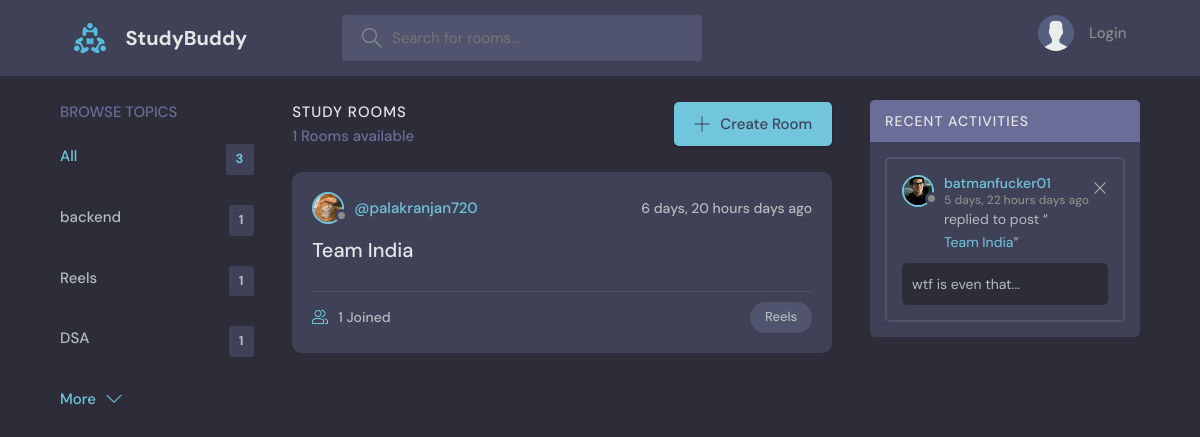
/?q=Reels, run on an earlier commit of the app's database.
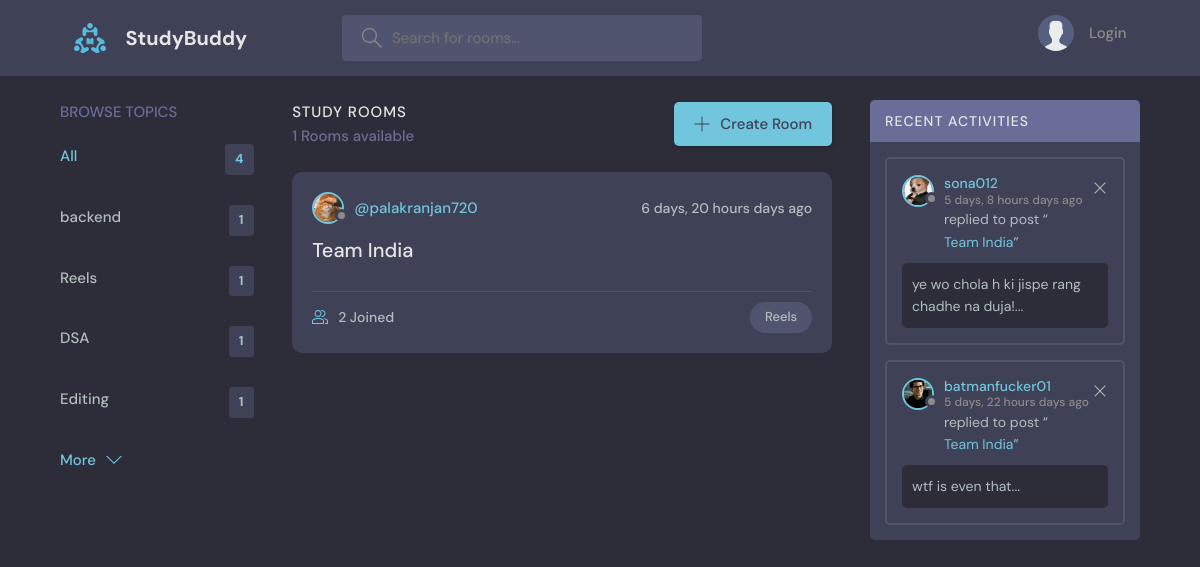
And on a later commit of the database.
### base/models.py (models this page shows, shortened)
class topic(models.Model):
    name=models.CharField(max_length=150)
    def __str__(self):
        return self.name

class Room(models.Model):
    host=models.ForeignKey(User,on_delete=models.SET_NULL,null=True)
    topic=models.ForeignKey(topic,on_delete=models.SET_NULL,null=True)
    name=models.CharField(max_length=150)
    description=models.TextField(null=True,blank=True)
    members=models.ManyToManyField(User,related_name='member',blank=True)
    updated=models.DateTimeField(auto_now=True)
    created=models.DateTimeField(auto_now_add=True)
    class Meta:
        ordering=['-updated','-created']

class User(AbstractUser):
    name=models.CharField(max_length=200,null=True)
    bio=models.TextField(null=True)
    email=models.CharField(unique=True)
    avatar=models.ImageField(null=True,default='avatar.svg')
    USERNAME_FIELD='email'
    REQUIRED_FIELDS=[]

class message(models.Model):
    user=models.ForeignKey(User,on_delete=models.CASCADE)
    room=models.ForeignKey(Room,on_delete=models.SET_NULL,null=True)
    body=models.TextField()
    edit=models.BooleanField(default=False)
    updated=models.DateTimeField(auto_now=True)
    created=models.DateTimeField(auto_now_add=True)
    class Meta:
        ordering=['-updated','-created']
    def __str__(self):
        return self.body[0:50]

### base/views.py (the view)
# urls.py: path('',views.home,name="home"),
def home(request):
    q=request.GET.get('q','')
    try:
        user=User.objects.get(username=q)
    except User.DoesNotExist:
            user=None
    if user:
        return redirect('userProfile',pk=user.id)
    rooms=Room.objects.filter(Q(topic__name__icontains=q)| Q(name__icontains=q))
    topics=topic.objects.all()[:4]
    room_count=rooms.count()
    topic_count=topics.count()
    mussage=message.objects.filter(room__in=rooms).order_by('-created')[:7]
    return render(request,'home.html',{'rooms':rooms,
                                       'topics':topics,
                                       'mussages':mussage,
                                       'room_count':room_count,
                                       'topic_count':topic_count})

### template/home.html (shortened to what this page needs)
{% extends 'main.html' %}
{% block content %}
   <main class="layout layout--3">
      <div class="container">
         {% include 'topics_component.html' %}
         <div class="roomList">
          <div class="roomList__header">
            <div>
              <h2>Study Rooms</h2>
              <p>{{room_count}} Rooms available</p>
            </div>
            <a class="btn btn--main" href="{% url 'createRoom' %}">
              <svg version="1.1" xmlns="http://www.w3.org/2000/svg" width="32" height="32" viewBox="0 0 32 32">
                <title>add</title>
                <path
                  d="M16.943 0.943h-1.885v14.115h-14.115v1.885h14.115v14.115h1.885v-14.115h14.115v-1.885h-14.115v-14.115z"
                ></path>
              </svg>
              Create Room
            </a>
          </div>
         {% include 'feed_component.html' %}
        </div>
         {% include 'activity_component.html' %}
      </div>
    </main>
{% endblock %}

### template/topics_component.html
<div class="topics">
          <div class="topics__header">
            <h2>Browse Topics</h2>
          </div>
          <ul class="topics__list">
            <li>
              <a href="{% url 'home' %}" class="active">All <span>{{topics.count}}</span></a>
            </li>
            {% for topic in topics %}
            <li>
              <a href="{% url 'home' %}?q={{topic.name}}">{{topic.name}} <span>{{topic.room_set.all.count}}</span></a>
            </li>
            {% endfor %}
          </ul>
          <a class="btn btn--link" href="{% url 'topicPage' %}">
            More
            <svg version="1.1" xmlns="http://www.w3.org/2000/svg" width="32" height="32" viewBox="0 0 32 32">
              <title>chevron-down</title>
              <path d="M16 21l-13-13h-3l16 16 16-16h-3l-13 13z"></path>
            </svg>
          </a>
        </div>

### template/feed_component.html (shortened to what this page needs)
        {% for room in rooms %}
          <div class="roomListRoom">
            <div class="roomListRoom__header">
              <a href="{% url 'userProfile' room.host.id %}" class="roomListRoom__author">
                <div class="avatar avatar--small">
                  <img src="{{room.host.avatar.url}}" />
                </div>
                <span>@{{room.host.username}}</span>
              </a>
              <div class="roomListRoom__actions">
                <span>{{room.created | timesince}} days ago</span>
              </div>
            </div>
            <div class="roomListRoom__content">
              <a href="{% url 'room' room.id %}">{{room.name}}</a>
            </div>
            <div class="roomListRoom__meta">
              <a href="{% url 'room' room.id %}" class="roomListRoom__joined">
                {{room.members.count}} Joined
              </a>
              <p class="roomListRoom__topic">{{room.topic}}</p>
            </div>
          </div>
        {% endfor %}

### template/activity_component.html
<div class="activities">
          <div class="activities__header">
            <h2>Recent Activities</h2>
          </div>
          {% for msg in mussages %}
          <div class="activities__box">
            <div class="activities__boxHeader roomListRoom__header">
              <a href="{% url 'userProfile' msg.user.id %}" class="roomListRoom__author">
                <div class="avatar avatar--small">
                  <img src="{{msg.user.avatar.url}}" />
                </div>
                <p>
                  {{msg.user.username}}
                  <span>{{msg.created | timesince}} days ago</span>
                </p>
              </a>
              <div class="roomListRoom__actions">
                <a href="#">
                  <svg version="1.1" xmlns="http://www.w3.org/2000/svg" width="32" height="32" viewBox="0 0 32 32">
                    <title>remove</title>
                    <path
                      d="M27.314 6.019l-1.333-1.333-9.98 9.981-9.981-9.981-1.333 1.333 9.981 9.981-9.981 9.98 1.333 1.333 9.981-9.98 9.98 9.98 1.333-1.333-9.98-9.98 9.98-9.981z"
                    ></path>
                  </svg>
                </a>
              </div>
            </div>
            <div class="activities__boxContent">
              <p>replied to post “<a href="{% url 'room' msg.room.id %}">{{msg.room.name}}</a>”</p>
              <div class="activities__boxRoomContent">
                {{msg}}...
              </div>
            </div>
          </div>
          {% endfor %}
        </div>

What changed in the data, as far as the page shows it:
added topic: name "Editing", room_set.all.count "1"
computed for Room "Team India": members.count "1" → "2"
added message: user.avatar (picture), user.username "sona012", created "5 days, 8 hours", room.name "Team India", body "ye wo chola h ki jispe rang chadhe na duja!"
Also different on the page:
{{ topics.count }}: "3" → "4"
